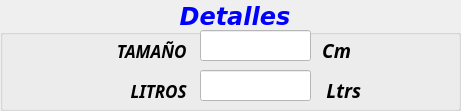
             <widget class="QGroupBox" name="groupBox_4">
              <property name="geometry">
               <rect>
                <x>60</x>
                <y>490</y>
                <width>461</width>
                <height>111</height>
               </rect>
              </property>
              <property name="font">
               <font>
                <family>DejaVu Sans</family>
                <pointsize>18</pointsize>
                <weight>75</weight>
                <italic>true</italic>
                <bold>true</bold>
               </font>
              </property>
              <property name="styleSheet">
               <string notr="true">color: rgb(0, 0, 255);</string>
              </property>
              <property name="title">
               <string>Detalles</string>
              </property>
              <property name="alignment">
               <set>Qt::AlignCenter</set>
              </property>
              <widget class="QLineEdit" name="line_Tamanio">
               <property name="geometry">
                <rect>
                 <x>200</x>
                 <y>30</y>
                 <width>111</width>
                 <height>31</height>
                </rect>
               </property>
               <property name="font">
                <font>
                 <family>Calibri</family>
                 <pointsize>14</pointsize>
                </font>
               </property>
               <property name="layoutDirection">
                <enum>Qt::LeftToRight</enum>
               </property>
               <property name="styleSheet">
                <string notr="true">background-color: rgb(255, 255, 255);</string>
               </property>
               <property name="text">
                <string/>
               </property>
               <property name="alignment">
                <set>Qt::AlignCenter</set>
               </property>
              </widget>
              <widget class="QLabel" name="label_11">
               <property name="geometry">
                <rect>
                 <x>320</x>
                 <y>40</y>
                 <width>31</width>
                 <height>21</height>
                </rect>
               </property>
               <property name="font">
                <font>
                 <family>Javanese Text</family>
                 <pointsize>14</pointsize>
                 <weight>75</weight>
                 <italic>true</italic>
                 <bold>true</bold>
                </font>
               </property>
               <property name="styleSheet">
                <string notr="true">color: rgb(0, 0, 0);</string>
               </property>
               <property name="text">
                <string>Cm</string>
               </property>
               <property name="alignment">
                <set>Qt::AlignRight|Qt::AlignTrailing|Qt::AlignVCenter</set>
               </property>
              </widget>
              <widget class="QLabel" name="label_10">
               <property name="geometry">
                <rect>
                 <x>320</x>
                 <y>80</y>
                 <width>41</width>
                 <height>21</height>
                </rect>
               </property>
               <property name="font">
                <font>
                 <family>Javanese Text</family>
                 <pointsize>14</pointsize>
                 <weight>75</weight>
                 <italic>true</italic>
                 <bold>true</bold>
                </font>
               </property>
               <property name="styleSheet">
                <string notr="true">color: rgb(0, 0, 0);</string>
               </property>
               <property name="text">
                <string>Ltrs</string>
               </property>
               <property name="alignment">
                <set>Qt::AlignRight|Qt::AlignTrailing|Qt::AlignVCenter</set>
               </property>
              </widget>
              <widget class="QLabel" name="label_6">
               <property name="geometry">
                <rect>
                 <x>10</x>
                 <y>80</y>
                 <width>181</width>
                 <height>21</height>
                </rect>
               </property>
               <property name="font">
                <font>
                 <family>Javanese Text</family>
                 <pointsize>13</pointsize>
                 <weight>75</weight>
                 <italic>true</italic>
                 <bold>true</bold>
                </font>
               </property>
               <property name="styleSheet">
                <string notr="true">color: rgb(0, 0, 0);</string>
               </property>
               <property name="text">
                <string>LITROS </string>
               </property>
               <property name="alignment">
                <set>Qt::AlignRight|Qt::AlignTrailing|Qt::AlignVCenter</set>
               </property>
              </widget>
              <widget class="QLineEdit" name="line_Litros">
               <property name="geometry">
                <rect>
                 <x>200</x>
                 <y>70</y>
                 <width>111</width>
                 <height>31</height>
                </rect>
               </property>
               <property name="font">
                <font>
                 <family>Calibri</family>
                 <pointsize>14</pointsize>
                </font>
               </property>
               <property name="styleSheet">
                <string notr="true">background-color: rgb(255, 255, 255);</string>
               </property>
               <property name="text">
                <string/>
               </property>
               <property name="alignment">
                <set>Qt::AlignCenter</set>
               </property>
              </widget>
              <widget class="QLabel" name="label_5">
               <property name="geometry">
                <rect>
                 <x>10</x>
                 <y>40</y>
                 <width>181</width>
                 <height>21</height>
                </rect>
               </property>
               <property name="font">
                <font>
                 <family>Javanese Text</family>
                 <pointsize>13</pointsize>
                 <weight>75</weight>
                 <italic>true</italic>
                 <bold>true</bold>
                </font>
               </property>
               <property name="styleSheet">
                <string notr="true">color: rgb(0, 0, 0);</string>
               </property>
               <property name="text">
                <string>TAMAÑO </string>
               </property>
               <property name="alignment">
                <set>Qt::AlignRight|Qt::AlignTrailing|Qt::AlignVCenter</set>
               </property>
              </widget>
             </widget>
